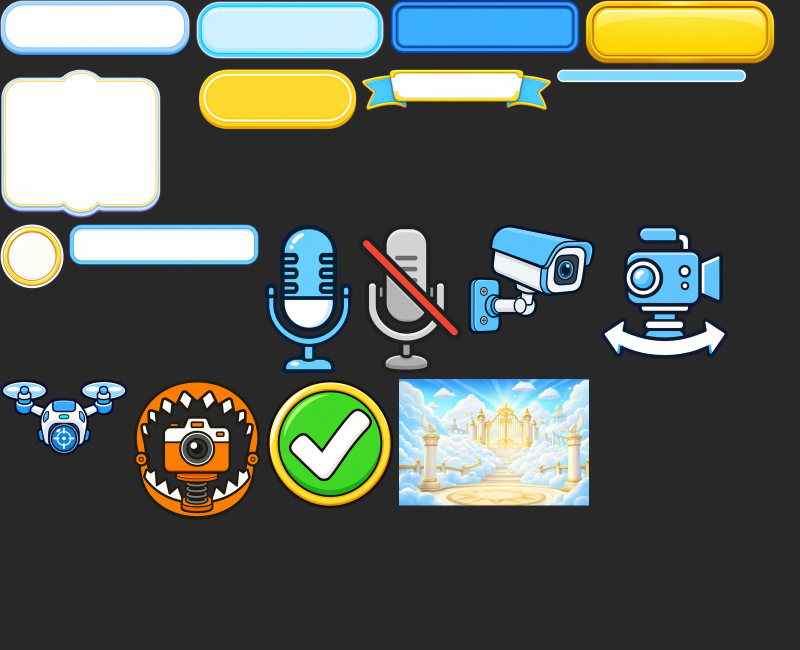
#> input picture Art/UI/ref/assets_contact.png, 1600 x 1300 px (shown at 1/2 size)
$ python cut_ui_sheet.py
#> lines starting #> are read from the running program, lines starting #| are printed output that depends on the picture
### Scripts/normalize_ui_icons.py
"""Trim empty edges off every Art/UI/T_UI_Icon*.png and centre it on a square canvas.

Engine-free (Pillow). Usage: python Scripts/normalize_ui_icons.py [dir]
"""
import sys
from pathlib import Path

from PIL import Image

ROOT = Path(__file__).resolve().parents[1]
ART = ROOT / "Art" / "UI"
PATTERN = "T_UI_Icon*.png"
CANVAS = 256
PADDING = 24
# Image-gen output leaves faint alpha noise around the glyph; ignore it when trimming.
ALPHA_THRESHOLD = 16


def content_box(img):
    """Bounding box of pixels with alpha above ALPHA_THRESHOLD, or None."""
    alpha = img.convert("RGBA").getchannel("A")
    return alpha.point(lambda a: 255 if a > ALPHA_THRESHOLD else 0).getbbox()


def normalize(img):
    img = img.convert("RGBA")
    box = content_box(img)
    if box is None:
        raise ValueError("icon has no visible pixels")
    glyph = img.crop(box)
    inner = CANVAS - 2 * PADDING
    scale = inner / max(glyph.size)
    size = (max(1, round(glyph.width * scale)), max(1, round(glyph.height * scale)))
    glyph = glyph.resize(size, Image.LANCZOS)
    out = Image.new("RGBA", (CANVAS, CANVAS), (0, 0, 0, 0))
    out.alpha_composite(glyph, ((CANVAS - size[0]) // 2, (CANVAS - size[1]) // 2))
    return out


# [5 lines left out: function run, not called in this run]


# [3 lines that do not run on import are left out]

### Scripts/cut_ui_sheet.py
"""Cut menu chrome and icons out of the contact sheet.

The sheet is Art/UI/ref/assets_contact.png (flat #282828 background). Each sprite is
keyed to alpha, trimmed, and written to Art/UI/T_UI_*.png. Sliced pieces get 9-slice
margins in Art/UI/T_UI_Slices.json from the alpha silhouette. Icons are then centred
on the 256 canvas by normalize_ui_icons. The title backdrop is not on this sheet at
a useful size, so T_UI_TitleBackdrop.png is left as it is.

Run: python Scripts/cut_ui_sheet.py
"""
import json
import sys
from pathlib import Path

import numpy as np
from PIL import Image

ROOT = Path(__file__).resolve().parents[1]
sys.path.insert(0, str(ROOT / "Scripts"))
import normalize_ui_icons as icons  # noqa: E402

ART = ROOT / "Art" / "UI"
SHEET_PATH = ART / "ref" / "assets_contact.png"
SLICES_NAME = "T_UI_Slices.json"
BG = np.array([40, 40, 40], dtype=np.float32)
# Boxes on the sheet, exclusive. Mic head and stand are one sprite.
BOXES = {
    "T_UI_Button": (0, 0, 384, 114),
    "T_UI_ButtonHover": (387, 0, 773, 123),
    "T_UI_ButtonPressed": (777, 0, 1163, 111),
    "T_UI_ButtonPrimary": (1167, 0, 1553, 132),
    "T_UI_Panel": (0, 135, 325, 441),
    "T_UI_CodePill": (393, 134, 717, 262),
    "T_UI_Banner": (720, 134, 1107, 224),
    "T_UI_SliderBar": (1110, 135, 1497, 169),
    "T_UI_SliderKnob": (0, 444, 132, 581),
    "T_UI_TextField": (134, 444, 522, 534),
    "T_UI_IconMicOn": (526, 445, 709, 751),
    "T_UI_IconMicOff": (714, 446, 928, 750),
    "T_UI_IconCamFixed": (933, 445, 1194, 672),
    "T_UI_IconCamPan": (1198, 445, 1460, 722),
    "T_UI_IconCamFollow": (0, 755, 259, 915),
    "T_UI_IconCamTrap": (263, 756, 525, 1044),
    "T_UI_IconReady": (529, 755, 791, 1021),
}
SLICED = {
    "T_UI_Button", "T_UI_ButtonHover", "T_UI_ButtonPressed", "T_UI_ButtonPrimary",
    "T_UI_Panel", "T_UI_CodePill", "T_UI_Banner", "T_UI_SliderBar", "T_UI_TextField",
}
ICONS = {name for name in BOXES if "Icon" in name}


def key(rgb):
    """Drop the flat background and un-blend the grey fringe."""
    pix = rgb.astype(np.float32)
    diff = np.abs(pix - BG).max(axis=2)
    alpha = np.clip((diff - 8.0) / 14.0, 0.0, 1.0)
    cover = alpha[..., None]
    fg = np.where(cover > 0.02, BG + (pix - BG) / np.maximum(cover, 0.02), 0)
    out = np.dstack([np.clip(fg, 0, 255), alpha * 255]).astype(np.uint8)
    return Image.fromarray(out, "RGBA")


def trim(img):
    box = icons.content_box(img)
    if box is None:
        raise RuntimeError("sprite has no visible pixels")
    return img.crop(box)


def _inset_per_column(mask):
    """For each x, how far down the first opaque pixel sits (height if the column is empty)."""
    h, w = mask.shape
    starts = []
    for x in range(w):
        ys = np.flatnonzero(mask[:, x])
        starts.append(int(ys[0]) if len(ys) else h)
    return starts


def _inset_per_row(mask):
    """For each y, how far in the first opaque pixel sits (width if the row is empty)."""
    h, w = mask.shape
    starts = []
    for y in range(h):
        xs = np.flatnonzero(mask[y])
        starts.append(int(xs[0]) if len(xs) else w)
    return starts


def _margin_from_profile(starts):
    """Index where the edge inset settles, before a notch in the middle of the side."""
    n = len(starts)
    level = float(np.median(starts[n // 4: 3 * n // 4]))
    run = 0
    hold = max(4, n // 48)
    for i, value in enumerate(starts):
        if abs(value - level) <= 2:
            run += 1
            if run >= hold:
                # The end of the run, so the last pixels of the curve stay in the cap.
                return max(1, i + 1)
        else:
            run = 0
    raise RuntimeError("edge never straightens")


def slice_margins(img):
    """Pixels of corner (and ribbon tail) that must not stretch."""
    mask = np.asarray(img)[:, :, 3] > 20
    h, w = mask.shape
    left = _margin_from_profile(_inset_per_column(mask))
    right = _margin_from_profile(_inset_per_column(mask[:, ::-1]))
    top = _margin_from_profile(_inset_per_row(mask))
    bottom = _margin_from_profile(_inset_per_row(mask[::-1, :]))
    if left + right >= w or top + bottom >= h:
        raise RuntimeError(f"slice margins ({left},{top},{right},{bottom}) cover a {w}x{h} sprite")
    return {"left": int(left), "top": int(top), "right": int(right), "bottom": int(bottom)}


def cut_sprite(sheet, box):
    x0, y0, x1, y1 = box
    rgb = np.asarray(sheet.crop((x0, y0, x1, y1)).convert("RGB"))
    return trim(key(rgb))


def build(out_dir=ART, sheet_path=SHEET_PATH):
    sheet = Image.open(sheet_path).convert("RGB")
#> sheet is the input picture: PIL image 1600x1300 RGB; mean R, G, B 86, 92.3, 85.6
    out_dir.mkdir(parents=True, exist_ok=True)
    assets = {}
    for name, box in BOXES.items():
        img = cut_sprite(sheet, box)
        if name in ICONS:
            img = icons.normalize(img)
        img.save(out_dir / f"{name}.png")
        entry = {"width": img.width, "height": img.height, "radius": 0}
        if name in SLICED:
            entry.update(slice_margins(img))
            # The ribbon tails sit on the vertical middle, so the auto top margin
            # swallows the white centre. Keep the tails in the side caps and let
            # the white plaque stretch.
            if name == "T_UI_Banner":
                entry.update(left=70, top=18, right=70, bottom=24)
            entry["radius"] = min(entry["left"], entry["top"], entry["right"])
        else:
            entry.update(dict.fromkeys(("left", "top", "right", "bottom"), 0))
        assets[name] = entry
#> this loop made 17 passes
#> (left in slice_margins, right in slice_margins, top in slice_margins, bottom in slice_margins) on passes 1, 2, 3, 4, 5, 6, 7, 8, 10: (39, 40, 34, 31), (39, 39, 37, 36), (23, 24, 19, 19), (39, 40, 34, 34), (35, 36, 50, 45), (50, 49, 41, 40), (66, 65, 62, 20), (12, 12, 9, 9), (23, 23, 20, 19)
#> pass 1, in cut_sprite, `rgb = np.asarray(sheet.crop((x0, y0, x1, y1)).convert("RGB"))`:
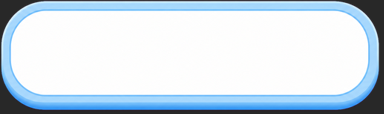
#> rgb: shape (114, 384, 3); mean R, G, B 205.4, 219.7, 231.3
#> pass 1, in key, `diff = np.abs(pix - BG).max(axis=2)`:
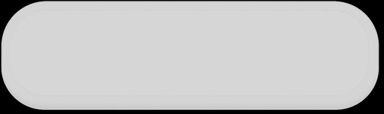
#> diff: shape (114, 384) float32; min 0, max 215, mean 191.7
#> pass 1, in key, `alpha = np.clip((diff - 8.0) / 14.0, 0.0, 1.0)`:
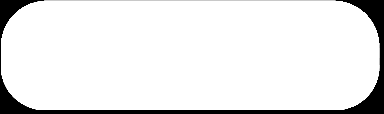
#> alpha: shape (114, 384) float32; min 0, max 1, mean 0.911
#> after the loop:
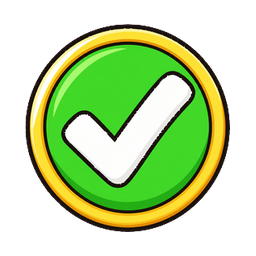
#> img: PIL image 256x256 RGBA; mean R, G, B, A 66.5, 92.6, 37.2, 128.6; transparent parts drawn white
#> after the loop, assets = 17 items
    doc = {"outline": 0, "shadow": 0, "assets": assets}
    (out_dir / SLICES_NAME).write_text(json.dumps(doc, indent=2) + "\n", encoding="utf-8")
    return doc


if __name__ == "__main__":
    for asset, entry in build()["assets"].items():
        print(asset, entry)
